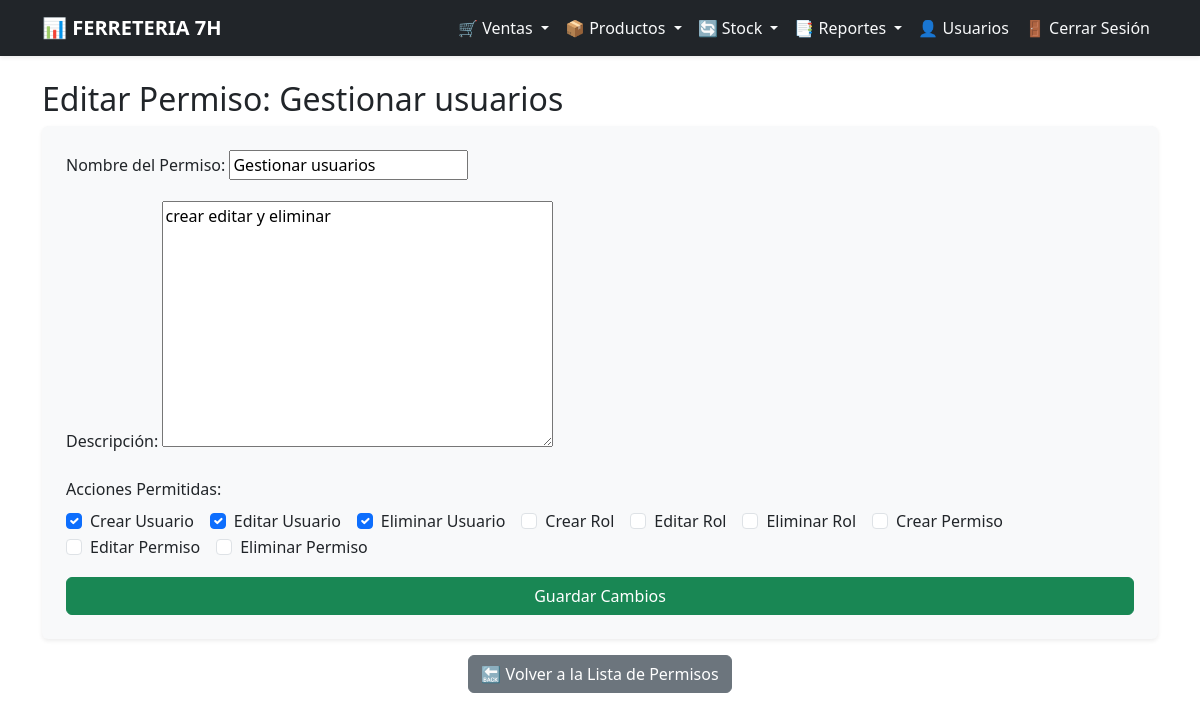
The page /users/permissions/edit/19/ (signed in) on the database its author committed.
### users/models.py (models this page shows, shortened)
class SystemPermission(models.Model):
    name = models.CharField(max_length=100, unique=True)
    description = models.TextField(blank=True, null=True)
    actions = models.TextField(default="")
    module = models.CharField(
        max_length=50,
        choices=[("usuario", "Usuarios")],  # ✅ Solo el módulo 'usuario' por ahora
        default="usuario"
    )  # 🔥 Nuevo campo para identificar el módulo
    @staticmethod
    def get_available_actions():
        return ACTION_CHOICES
    def get_actions(self):
        return self.actions.split(",") if self.actions else []

### users/views.py (the view)
# urls.py: path('permissions/edit/<int:permission_id>/', edit_permission, name='edit_permission'),
@login_required
def edit_permission(request, permission_id):
    permission = get_object_or_404(SystemPermission, id=permission_id)
    if request.method == "POST":
        form = PermissionForm(request.POST, instance=permission)
        if form.is_valid():
            permission.actions = request.POST.get("actions", "") or ""  # ✅ Evitar valores `None`
            permission.save()
            return redirect("permissions_list")
    else:
        form = PermissionForm(instance=permission)
    selected_actions = permission.get_actions()
    available_actions = SystemPermission.get_available_actions()
    return render(request, "permissions/edit_permission.html", {
        "form": form,
        "permission": permission,
        "selected_actions": selected_actions,
        "available_actions": available_actions,
    })

### users/forms.py
class PermissionForm(forms.ModelForm):
    actions = forms.CharField(
        required=False,  # ✅ Permitir valores vacíos
        widget=forms.TextInput(attrs={"placeholder": "Escribe las acciones separadas por comas"})
    )
    class Meta:
        model = SystemPermission
        fields = ["name", "description", "actions"]

### users/templates/permissions/edit_permission.html (shortened to what this page needs)
{% extends "base.html" %}
{% block content %}
    <div class="container">
        <h2 class="mt-4">Editar Permiso: {{ permission.name }}</h2>
        <form method="POST" class="p-4 bg-light rounded shadow-sm">
            <div class="mb-3">
                <label for="name" class="form-label">Nombre del Permiso:</label>
                {{ form.name }}
            </div>
            <div class="mb-3">
                <label for="description" class="form-label">Descripción:</label>
                {{ form.description }}
            </div>
            <div class="mb-3">
                <label for="actions" class="form-label">Acciones Permitidas:</label>
                <div class="d-flex flex-wrap">
                    {% for action_code, action_name in available_actions %}
                        <div class="form-check me-3">
                            <input class="form-check-input action-checkbox" type="checkbox" value="{{ action_code }}"
                                id="action_{{ action_code }}" name="actions"
                                {% if action_code in selected_actions %}checked{% endif %}>
                            <label class="form-check-label" for="action_{{ action_code }}">{{ action_name }}</label>
                        </div>
                    {% endfor %}
                </div>
            </div>
            <button type="submit" class="btn btn-success w-100">Guardar Cambios</button>
        </form>
        <div class="mt-3 text-center">
            <a href="{% url 'permissions_list' %}" class="btn btn-secondary">🔙 Volver a la Lista de Permisos</a>
        </div>
    </div>
{% endblock %}

### rows shown on the page
SystemPermission: name "Gestionar usuarios", description "crear editar y eliminar"

### other values the page prints
{{ action_name }} "Crear Usuario" "Editar Usuario" "Eliminar Usuario" "Crear Rol" "Editar Rol" "Eliminar Rol" "Crear Permiso" "Editar Permiso" "Eliminar Permiso"
